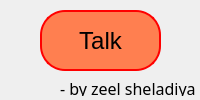
<?xml version="1.0" encoding="UTF-8"?>
<ui version="4.0">
 <class>Frame</class>
 <widget class="QFrame" name="Frame">
  <property name="geometry">
   <rect>
    <x>0</x>
    <y>0</y>
    <width>200</width>
    <height>100</height>
   </rect>
  </property>
  <property name="minimumSize">
   <size>
    <width>200</width>
    <height>100</height>
   </size>
  </property>
  <property name="maximumSize">
   <size>
    <width>200</width>
    <height>100</height>
   </size>
  </property>
  <property name="windowTitle">
   <string extracomment="the assistant">BOB</string>
  </property>
  <widget class="QPushButton" name="btn_talk">
   <property name="geometry">
    <rect>
     <x>40</x>
     <y>10</y>
     <width>121</width>
     <height>61</height>
    </rect>
   </property>
   <property name="font">
    <font>
     <pointsize>18</pointsize>
    </font>
   </property>
   <property name="styleSheet">
    <string notr="true">  border: 2px solid red;
  border-radius: 25px;
background:coral</string>
   </property>
   <property name="text">
    <string>Talk</string>
   </property>
  </widget>
  <widget class="QLabel" name="label">
   <property name="geometry">
    <rect>
     <x>60</x>
     <y>80</y>
     <width>141</width>
     <height>16</height>
    </rect>
   </property>
   <property name="font">
    <font>
     <family>Sanskrit Text</family>
     <pointsize>12</pointsize>
    </font>
   </property>
   <property name="text">
    <string>- by zeel sheladiya</string>
   </property>
  </widget>
 </widget>
 <resources/>
 <connections/>
</ui>
